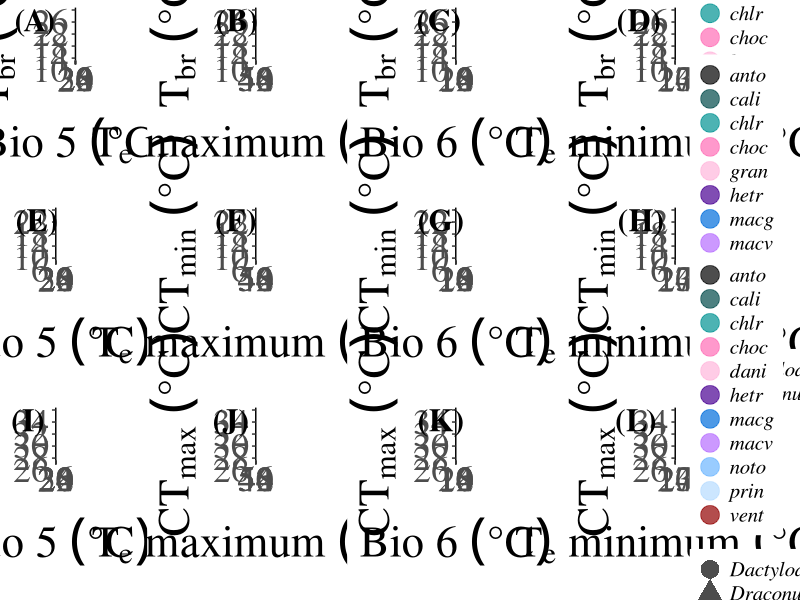

R code for this plot:
library(ggplot2)
library(plyr)
library(grid)
library(gridExtra)
library(cowplot)


##########################################################################
######                                                              ######
######         Box plot for CTmax, CTmin and Bio                    ######
######         vs Bio 5, Bio 6 and Te minimum and maximum           ######
######         uses "New_PGLS_CTmax_Sept24.csv"                     ######
######         uses "New_PGLS_CTmin_Sept24.csv"                     ######
######         uses "New_PGLS_Tb_Sept24.csv"                        ######
######                                                              ######
##########################################################################



setwd("C:/Users/jhanc/Box/Investigacion/Investigaciones/Side projects/Anolis/CT/Last_analysis/NewTree")


###############
####       ####
#### CTmax ####
####       ####
###############
data <- read.csv("New_PGLS_CTmax_Sept24.csv", header=1)
attach(data)
head(data)

# CTmax vs Bio 5
bio5_ctmax <- ggplot(data, aes(x = bio5, y = ctmax, shape = clade)) +
  geom_point(aes(color = Sp), size = 6, alpha = 0.7) +
  geom_abline(intercept = 15.9310, slope = 0.5716, linewidth=1.5, linetype="dashed") + #pgls.SEy regression results
  geom_abline(intercept = 11.452779, slope = 0.713292, linewidth=1.5, color = "#d8572a") + #Draconura
  geom_abline(intercept = 18.866082, slope = 0.459749, linewidth=1.5, color = "#004e98") + #Dactyloa
  
  scale_x_continuous(breaks = seq(20, 30, 2), limit = c(20, 30)) +
  scale_y_continuous(breaks = seq(26, 34, 2), limit = c(26, 34)) +
  theme_classic() +
  guides(col = guide_legend(nrow = 4, override.aes = list(size = 5)))+
  
  scale_color_manual(values=c("black", "#004949","#009292", "#ff6db6",
                              "#ffb6db","#490092", "#006ddb","#b66dff", 
                              "#6db6ff","#b6dbff", "#920000", "#924900",
                              "#24ff24","#ffff6d"),
                     breaks = c("antonii", "calimae", "chloris","chocorum", "danieli",
                                "heterodermus", "maculigula", "maculiventris",
                                "notopholis", "princeps", "ventrimaculatus"),
                     labels = c("anto", "cali", "chlr","choc", "dani",
                                "hetr", "macg", "macv",
                                "noto", "prin", "vent")) +
  
  theme(legend.position = "none",
        plot.margin = margin(0, 5, 1, 0.1, "cm"))+
  
  guides(color=guide_legend(ncol =2)) +
  
  xlab(expression(Bio~5~("°"*C))) +
  ylab(expression(CT[max]~("°"*C))) +
  
  theme(axis.text.x = element_text(family="serif", size = 26, lineheight = 0.9, vjust = 1)) +
  theme(axis.text.y = element_text(family="serif",size = 26, lineheight = 0.9, vjust = 1)) +
  theme(axis.title.y = element_text(family="serif",vjust=1.2, size=32)) +
  theme(axis.title.x = element_text(family="serif",vjust=-0.5, size=32))

# CTmax vs Te maximum
temax_ctmax <- ggplot(data, aes(x = Te_max, y = ctmax, shape = clade)) +
  geom_point(aes(color = Sp), size = 6, alpha = 0.7) +
  geom_abline(intercept = -6.844151, slope = 0.760776, linewidth=1.5, linetype="dashed") + #pgls.SEy regression results
  geom_abline(intercept = -29.422281, slope = 1.222725, linewidth=1.5, color = "#d8572a") + #Draconura
  geom_abline(intercept = 18.71631, slope = 0.2559653, linewidth=1.5, color = "#004e98") + #Dactyloa
  
  scale_x_continuous(breaks = seq(46, 54, 2), limit = c(46, 54)) +
  scale_y_continuous(breaks = seq(26, 34, 2), limit = c(26, 34)) +
  theme_classic() +
  guides(col = guide_legend(nrow = 4, override.aes = list(size = 5)))+
  
  scale_color_manual(values=c("black", "#004949","#009292", "#ff6db6",
                              "#ffb6db","#490092", "#006ddb","#b66dff", 
                              "#6db6ff","#b6dbff", "#920000", "#924900",
                              "#24ff24","#ffff6d"),
                     breaks = c("antonii", "calimae", "chloris","chocorum", "danieli",
                                "heterodermus", "maculigula", "maculiventris",
                                "notopholis", "princeps", "ventrimaculatus"),
                     labels = c("anto", "cali", "chlr","choc", "dani",
                                "hetr", "macg", "macv",
                                "noto", "prin", "vent")) +
  
  theme(legend.position = "none",
        plot.margin = margin(0, 5, 1, 0.1, "cm"))+
  
  guides(color=guide_legend(ncol =2)) +
  
  xlab(expression(T[e]~maximum~("°"*C))) +
  ylab(expression(CT[max]~("°"*C))) +
  
  theme(axis.text.x = element_text(family="serif", size = 26, lineheight = 0.9, vjust = 1)) +
  theme(axis.text.y = element_text(family="serif",size = 26, lineheight = 0.9, vjust = 1)) +
  theme(axis.title.y = element_text(family="serif",vjust=1.2, size=32)) +
  theme(axis.title.x = element_text(family="serif",vjust=-0.5, size=32))

# CTmax vs Bio 6
bio6_ctmax <- ggplot(data, aes(x = bio6, y = ctmax, shape = clade)) +
  geom_point(aes(color = Sp), size = 6, alpha = 0.7) +
  geom_abline(intercept = 20.315720, slope = 0.641102, linewidth=1.5, linetype="dashed") + #pgls.SEy regression results
  geom_abline(intercept = 17.242996 , slope = 0.768857, linewidth=1.5, color = "#d8572a") + #Draconura
  geom_abline(intercept = 21.853700, slope = 0.561776, linewidth=1.5, color = "#004e98") + #Dactyloa
  
  scale_x_continuous(breaks = seq(10, 20, 2), limit = c(10, 20)) +
  scale_y_continuous(breaks = seq(26, 34, 2), limit = c(26, 34)) +
  theme_classic() +
  guides(col = guide_legend(nrow = 4, override.aes = list(size = 5)))+
  
  scale_color_manual(values=c("black", "#004949","#009292", "#ff6db6",
                              "#ffb6db","#490092", "#006ddb","#b66dff", 
                              "#6db6ff","#b6dbff", "#920000", "#924900",
                              "#24ff24","#ffff6d"),
                     breaks = c("antonii", "calimae", "chloris","chocorum", "danieli",
                                "heterodermus", "maculigula", "maculiventris",
                                "notopholis", "princeps", "ventrimaculatus"),
                     labels = c("anto", "cali", "chlr","choc", "dani",
                                "hetr", "macg", "macv",
                                "noto", "prin", "vent")) +
  
  theme(legend.position = "none",
        plot.margin = margin(0, 5, 1, 0.1, "cm"))+
  
  guides(color=guide_legend(ncol =1)) +
  
  xlab(expression(Bio~6~("°"*C))) +
  ylab(expression(CT[max]~("°"*C))) +
  
  theme(axis.text.x = element_text(family="serif", size = 26, lineheight = 0.9, vjust = 1)) +
  theme(axis.text.y = element_text(family="serif",size = 26, lineheight = 0.9, vjust = 1)) +
  theme(axis.title.y = element_text(family="serif",vjust=1.2, size=32)) +
  theme(axis.title.x = element_text(family="serif",vjust=-0.5, size=32))

# CTmax vs Te minimum
temin_ctmax <- ggplot(data, aes(x = Te_min, y = ctmax, shape = clade)) +
  geom_point(aes(color = Sp), size = 6, alpha = 0.7) +
  geom_abline(intercept = 19.753145, slope = 0.539588, linewidth=1.5, linetype="dashed") + #pgls.SEy regression results
  geom_abline(intercept = 18.200217 , slope = 0.574302, linewidth=1.5, color = "#d8572a") + #Draconura
  geom_abline(intercept = 20.348435, slope = 0.534191, linewidth=1.5, color = "#004e98") + #Dactyloa
  
  scale_x_continuous(breaks = seq(14, 25, 3), limit = c(14, 25)) +
  scale_y_continuous(breaks = seq(26, 34, 2), limit = c(26, 34)) +
  theme_classic() +
  guides(col = guide_legend(nrow = 4, override.aes = list(size = 5)))+
  
  scale_color_manual(values=c("black", "#004949","#009292", "#ff6db6",
                              "#ffb6db","#490092", "#006ddb","#b66dff", 
                              "#6db6ff","#b6dbff", "#920000", "#924900",
                              "#24ff24","#ffff6d"),
                     breaks = c("antonii", "calimae", "chloris","chocorum", "danieli",
                                "heterodermus", "maculigula", "maculiventris",
                                "notopholis", "princeps", "ventrimaculatus"),
                     labels = c("anto", "cali", "chlr","choc", "dani",
                                "hetr", "macg", "macv",
                                "noto", "prin", "vent")) +
  
  theme(legend.key = element_rect(colour = "white"), 
        legend.background = element_rect(colour = "white"),
        legend.text=element_text(family="serif", size=15, face="italic"),
        legend.title=element_blank()) +
  
  guides(color=guide_legend(ncol =1)) +
  
  xlab(expression(T[e]~minimum~("°"*C))) +
  ylab(expression(CT[max]~("°"*C))) +
  
  theme(axis.text.x = element_text(family="serif", size = 26, lineheight = 0.9, vjust = 1)) +
  theme(axis.text.y = element_text(family="serif",size = 26, lineheight = 0.9, vjust = 1)) +
  theme(axis.title.y = element_text(family="serif",vjust=1.2, size=32)) +
  theme(axis.title.x = element_text(family="serif",vjust=-0.5, size=32))




###############
####       ####
#### CTmin ####
####       ####
###############
data2 = read.csv(file="New_PGLS_CTmin_Sept24.csv", header=TRUE)
attach(data2)
head(data2)

# CTmin vs Bio 5
bio5_ctmin <- ggplot(data2, aes(x = bio5, y = ctmin, shape = clade)) +
  geom_point(aes(color = Sp),  size = 6, alpha = 0.7) +
  geom_abline(intercept = 0.5804877, slope = 0.5354485, linewidth=1.5, linetype="dashed") + #pgls.SEy regression results
  geom_abline(intercept = 4.440307 , slope = 0.392901, linewidth=1.5, color = "#d8572a") + #Draconura
  geom_abline(intercept = -5.215360, slope = 0.773273, linewidth=1.5, color = "#004e98") + #Dactyloa
  
  scale_x_continuous(breaks = seq(20, 30, 2), limit = c(20, 30)) +
  scale_y_continuous(breaks = seq(6, 22, 4), limit = c(6, 22)) +
  theme_classic() +
  
  guides(col = guide_legend(nrow = 4, override.aes = list(size = 5)))+
  
  scale_color_manual(values=c("black", "#004949","#009292", "#ff6db6",
                              "#ffb6db","#490092", "#006ddb","#b66dff", 
                              "#6db6ff","#b6dbff", "#920000", "#924900",
                              "#24ff24","#ffff6d"),
                     breaks = c("antonii", "calimae", "chloris","chocorum", "granuliceps",
                                "heterodermus", "maculigula", "maculiventris",
                                "notopholis", "princeps", "ventrimaculatus"),
                     labels = c("anto", "cali", "chlr","choc", "gran",
                                "hetr", "macg", "macv",
                                "noto", "prin", "vent")) +
  
  theme(legend.position = "none",
        plot.margin = margin(0, 5, 1, 0.1, "cm"))+
  
  guides(color=guide_legend(ncol =2)) +
  
  xlab(expression(Bio~5~("°"*C))) +
  ylab(expression(CT[min]~("°"*C))) +
  
  theme(axis.text.x = element_text(family="serif", size = 26, lineheight = 0.9, vjust = 1)) +
  theme(axis.text.y = element_text(family="serif",size = 26, lineheight = 0.9, vjust = 1)) +
  theme(axis.title.y = element_text(family="serif",vjust=1.2, size=32)) +
  theme(axis.title.x = element_text(family="serif",vjust=-0.5, size=32))

# CTmin vs Te maximum
temax_ctmin <- ggplot(data2, aes(x = Te_max, y = ctmin, shape = clade)) +
  geom_point(aes(color = Sp),  size = 6, alpha = 0.7) +
  geom_abline(intercept = -25.762206, slope = 0.820738, linewidth=1.5, linetype="dashed") + #pgls.SEy regression results
  geom_abline(intercept = -18.120911, slope = 0.674655, linewidth=1.5, color = "#d8572a") + #Draconura
  geom_abline(intercept = -45.67668, slope = 1.21404, linewidth=1.5, color = "#004e98") + #Dactyloa
  
  scale_x_continuous(breaks = seq(46, 54, 2), limit = c(46, 54)) +
  scale_y_continuous(breaks = seq(6, 22, 4), limit = c(6, 22)) +
  theme_classic() +
  
  guides(col = guide_legend(nrow = 4, override.aes = list(size = 5)))+
  
  scale_color_manual(values=c("black", "#004949","#009292", "#ff6db6",
                              "#ffb6db","#490092", "#006ddb","#b66dff", 
                              "#6db6ff","#b6dbff", "#920000", "#924900",
                              "#24ff24","#ffff6d"),
                     breaks = c("antonii", "calimae", "chloris","chocorum", "granuliceps",
                                "heterodermus", "maculigula", "maculiventris",
                                "notopholis", "princeps", "ventrimaculatus"),
                     labels = c("anto", "cali", "chlr","choc", "gran",
                                "hetr", "macg", "macv",
                                "noto", "prin", "vent")) +
  
  theme(legend.position = "none",
        plot.margin = margin(0, 5, 1, 0.1, "cm"))+
  
  guides(color=guide_legend(ncol =2)) +
  
  xlab(expression(T[e]~maximum~("°"*C))) +
  ylab(expression(CT[min]~("°"*C))) +
  
  theme(axis.text.x = element_text(family="serif", size = 26, lineheight = 0.9, vjust = 1)) +
  theme(axis.text.y = element_text(family="serif",size = 26, lineheight = 0.9, vjust = 1)) +
  theme(axis.title.y = element_text(family="serif",vjust=1.2, size=32)) +
  theme(axis.title.x = element_text(family="serif",vjust=-0.5, size=32))


# CTmin vs Bio 6
bio6_ctmin <- ggplot(data2, aes(x = bio6, y = ctmin, shape = clade)) +
  geom_point(aes(color = Sp),  size = 6, alpha = 0.7) +
  geom_abline(intercept = 4.908335, slope = 0.585877, linewidth=1.5, linetype="dashed") + #pgls.SEy regression results
  geom_abline(intercept = 7.629717 , slope = 0.423507, linewidth=1.5, color = "#d8572a") + #Draconura
  geom_abline(intercept = 0.8420650, slope = 0.8721925, linewidth=1.5, color = "#004e98") + #Dactyloa
  
  scale_x_continuous(breaks = seq(10, 20, 2), limit = c(10, 20)) +
  scale_y_continuous(breaks = seq(6, 22, 4), limit = c(6, 22)) +
  theme_classic() +
  
  guides(col = guide_legend(nrow = 4, override.aes = list(size = 5)))+
  
  scale_color_manual(values=c("black", "#004949","#009292", "#ff6db6",
                              "#ffb6db","#490092", "#006ddb","#b66dff", 
                              "#6db6ff","#b6dbff", "#920000", "#924900",
                              "#24ff24","#ffff6d"),
                     breaks = c("antonii", "calimae", "chloris","chocorum", "granuliceps",
                                "heterodermus", "maculigula", "maculiventris",
                                "notopholis", "princeps", "ventrimaculatus"),
                     labels = c("anto", "cali", "chlr","choc", "gran",
                                "hetr", "macg", "macv",
                                "noto", "prin", "vent")) +
  
  theme(legend.position = "none",
        plot.margin = margin(0, 5, 1, 0.1, "cm"))+
  
  guides(color=guide_legend(ncol =1)) +
  
  xlab(expression(Bio~6~("°"*C))) +
  ylab(expression(CT[min]~("°"*C))) +
  
  theme(axis.text.x = element_text(family="serif", size = 26, lineheight = 0.9, vjust = 1)) +
  theme(axis.text.y = element_text(family="serif",size = 26, lineheight = 0.9, vjust = 1)) +
  theme(axis.title.y = element_text(family="serif",vjust=1.2, size=32)) +
  theme(axis.title.x = element_text(family="serif",vjust=-0.5, size=32))


# CTmin vs Te minimum
temin_ctmin <- ggplot(data2, aes(x = Te_min, y = ctmin, shape = clade)) +
  geom_point(aes(color = Sp),  size = 6, alpha = 0.7) +
  geom_abline(intercept = 5.529719, slope = 0.440040, linewidth=1.5, linetype="dashed") + #pgls.SEy regression results
  geom_abline(intercept = 8.156981 , slope = 0.316341, linewidth=1.5, color = "#d8572a") + #Draconura
  geom_abline(intercept = 2.4650459, slope = 0.6094424, linewidth=1.5, color = "#004e98") + #Dactyloa
 
  scale_x_continuous(breaks = seq(14, 25, 3), limit = c(14, 25)) +
  scale_y_continuous(breaks = seq(6, 22, 4), limit = c(6, 22)) +
  theme_classic() +
  
  guides(col = guide_legend(nrow = 4, override.aes = list(size = 5)))+
  
  scale_color_manual(values=c("black", "#004949","#009292", "#ff6db6",
                              "#ffb6db","#490092", "#006ddb","#b66dff", 
                              "#6db6ff","#b6dbff", "#920000", "#924900",
                              "#24ff24","#ffff6d"),
                     breaks = c("antonii", "calimae", "chloris","chocorum", "granuliceps",
                                "heterodermus", "maculigula", "maculiventris",
                                "notopholis", "princeps", "ventrimaculatus"),
                     labels = c("anto", "cali", "chlr","choc", "gran",
                                "hetr", "macg", "macv",
                                "noto", "prin", "vent")) +
  
  theme(legend.key = element_rect(colour = "white"), 
        legend.background = element_rect(colour = "white"),
        legend.text=element_text(family="serif", size=15, face="italic"),
        legend.title=element_blank()) +
  
  guides(color=guide_legend(ncol =1)) +
  
  xlab(expression(T[e]~minimum~("°"*C))) +
  ylab(expression(CT[min]~("°"*C))) +
  
  theme(axis.text.x = element_text(family="serif", size = 26, lineheight = 0.9, vjust = 1)) +
  theme(axis.text.y = element_text(family="serif",size = 26, lineheight = 0.9, vjust = 1)) +
  theme(axis.title.y = element_text(family="serif",vjust=1.2, size=32)) +
  theme(axis.title.x = element_text(family="serif",vjust=-0.5, size=32))




###############
####       ####
#### CTmin ####
####       ####
###############
data3 = read.csv(file="New_PGLS_Tb_Sept24.csv", header=TRUE)
attach(data3)
head(data3)

# Tb vs Bio 5
bio5_breadth <- ggplot(data3, aes(x = bio5, y = breadth, shape = clade)) +
  geom_point(aes(color = species),  size = 6, alpha = 0.7) +
  geom_abline(intercept = 20.69766, slope = -0.16847, linewidth=1.5, linetype="dashed") + #pgls regression results
  geom_abline(intercept = 13.087843 , slope = 0.099272, linewidth=1.5, color = "#d8572a") + #Draconura
  geom_abline(intercept = 23.42790, slope = -0.26674, linewidth=1.5, color = "#004e98") + #Dactyloa
  
  scale_x_continuous(breaks = seq(20, 30, 2), limit = c(20, 30)) +
  scale_y_continuous(breaks = seq(10, 26, 4), limit = c(10, 26)) +
  theme_classic() +
  
  guides(col = guide_legend(nrow = 4, override.aes = list(size = 5)))+
  
  scale_color_manual(values=c("black", "#004949","#009292", "#ff6db6",
                              "#ffb6db","#490092", "#006ddb","#b66dff", 
                              "#6db6ff","#b6dbff", "#920000", "#924900",
                              "#24ff24","#ffff6d"),
                     breaks = c("antonii", "calimae", "chloris","chocorum",
                                "heterodermus", "maculigula", "maculiventris",
                                "notopholis", "princeps", "ventrimaculatus"),
                     labels = c("anto", "cali", "chlr","choc",
                                "hetr", "macg", "macv",
                                "noto", "prin", "vent")) +
  
  theme(legend.position = "none",
        plot.margin = margin(0, 4, 1, 0.1, "cm"))+
  
  guides(color=guide_legend(ncol =2)) +
  
  xlab(expression(Bio~5~("°"*C))) +
  ylab(expression(T[br]~("°"*C))) +
  
  theme(axis.text.x = element_text(family="serif", size = 26, lineheight = 0.9, vjust = 1)) +
  theme(axis.text.y = element_text(family="serif",size = 26, lineheight = 0.9, vjust = 1)) +
  theme(axis.title.y = element_text(family="serif",vjust=1.2, size=32)) +
  theme(axis.title.x = element_text(family="serif",vjust=-0.5, size=32))


# Tb vs Te maximum
temax_breadth <- ggplot(data3, aes(x = te_max, y = breadth, shape = clade)) +
  geom_point(aes(color = species),  size = 6, alpha = 0.7) +
  geom_abline(intercept = 32.17876, slope = -0.32228, linewidth=1.5, linetype="dashed") + #pgls regression results
  geom_abline(intercept = 7.07250 , slope = 0.17674, linewidth=1.5, color = "#d8572a") + #Draconura
  geom_abline(intercept = 39.21984, slope = -0.45852, linewidth=1.5, color = "#004e98") + #Dactyloa
   
  scale_x_continuous(breaks = seq(46, 54, 2), limit = c(46, 54)) +
  scale_y_continuous(breaks = seq(10, 26, 4), limit = c(10, 26)) +
  theme_classic() +
  
  guides(col = guide_legend(nrow = 4, override.aes = list(size = 5)))+
  
  scale_color_manual(values=c("black", "#004949","#009292", "#ff6db6",
                              "#ffb6db","#490092", "#006ddb","#b66dff", 
                              "#6db6ff","#b6dbff", "#920000", "#924900",
                              "#24ff24","#ffff6d"),
                     breaks = c("antonii", "calimae", "chloris","chocorum",
                                "heterodermus", "maculigula", "maculiventris",
                                "notopholis", "princeps", "ventrimaculatus"),
                     labels = c("anto", "cali", "chlr","choc",
                                "hetr", "macg", "macv",
                                "noto", "prin", "vent")) +
  
  theme(legend.position = "none",
        plot.margin = margin(0, 5, 1, 0.1, "cm"))+
  
  guides(color=guide_legend(ncol =2)) +
  
  xlab(expression(T[e]~maximum~("°"*C))) +
  ylab(expression(T[br]~("°"*C))) +
  
  theme(axis.text.x = element_text(family="serif", size = 26, lineheight = 0.9, vjust = 1)) +
  theme(axis.text.y = element_text(family="serif",size = 26, lineheight = 0.9, vjust = 1)) +
  theme(axis.title.y = element_text(family="serif",vjust=1.2, size=32)) +
  theme(axis.title.x = element_text(family="serif",vjust=-0.5, size=32))


# Tb vs Bio 6
bio6_breadth <- ggplot(data3, aes(x = bio6, y = breadth, shape = clade)) +
  geom_point(aes(color = species),  size = 6, alpha = 0.7) +
  geom_abline(intercept = 19.29288, slope = -0.18169, linewidth=1.5, linetype="dashed") + #pgls regression results
  geom_abline(intercept = 13.89369 , slope =  0.10701, linewidth=1.5, color = "#d8572a") + #Draconura
  geom_abline(intercept = 20.73941 , slope = -0.25760, linewidth=1.5, color = "#004e98") + #Dactyloa
  
  scale_x_continuous(breaks = seq(10, 20, 2), limit = c(10, 20)) +
  scale_y_continuous(breaks = seq(10, 26, 4), limit = c(10, 26)) +
  theme_classic() +
  
  guides(col = guide_legend(nrow = 4, override.aes = list(size = 5)))+
  
  scale_color_manual(values=c("black", "#004949","#009292", "#ff6db6",
                              "#ffb6db","#490092", "#006ddb","#b66dff", 
                              "#6db6ff","#b6dbff", "#920000", "#924900",
                              "#24ff24","#ffff6d"),
                     breaks = c("antonii", "calimae", "chloris","chocorum",
                                "heterodermus", "maculigula", "maculiventris",
                                "notopholis", "princeps", "ventrimaculatus"),
                     labels = c("anto", "cali", "chlr","choc",
                                "hetr", "macg", "macv",
                                "noto", "prin", "vent")) +
  
  theme(legend.position = "none",
        plot.margin = margin(0, 5, 1, 0.1, "cm"))+
  
  guides(color=guide_legend(ncol =1)) +
  
  xlab(expression(Bio~6~("°"*C))) +
  ylab(expression(T[br]~("°"*C))) +
  
  theme(axis.text.x = element_text(family="serif", size = 26, lineheight = 0.9, vjust = 1)) +
  theme(axis.text.y = element_text(family="serif",size = 26, lineheight = 0.9, vjust = 1)) +
  theme(axis.title.y = element_text(family="serif",vjust=1.2, size=32)) +
  theme(axis.title.x = element_text(family="serif",vjust=-0.5, size=32))


# Tb vs Te minimum
temin_breadth <- ggplot(data3, aes(x = te_min, y = breadth, shape = clade)) +
  geom_point(aes(color = species),  size = 6, alpha = 0.7) +
  geom_abline(intercept = 18.92102, slope = -0.12676, linewidth=1.5, linetype="dashed") + #pgls regression results
  geom_abline(intercept = 14.026913 , slope =  0.079928, linewidth=1.5, color = "#d8572a") + #Draconura
  geom_abline(intercept = 20.39978 , slope = -0.18857, linewidth=1.5, color = "#004e98") + #Dactyloa
  
  scale_x_continuous(breaks = seq(14, 25, 3), limit = c(14, 25)) +
  scale_y_continuous(breaks = seq(10, 26, 4), limit = c(10, 26)) +
  theme_classic() +
  
  guides(col = guide_legend(nrow = 4, override.aes = list(size = 5)))+
  
  scale_color_manual(values=c("black", "#004949","#009292", "#ff6db6",
                              "#ffb6db","#490092", "#006ddb","#b66dff", 
                              "#6db6ff","#b6dbff", "#920000", "#924900",
                              "#24ff24","#ffff6d"),
                     breaks = c("antonii", "calimae", "chloris","chocorum",
                                "heterodermus", "maculigula", "maculiventris",
                                "notopholis", "princeps", "ventrimaculatus"),
                     labels = c("anto", "cali", "chlr","choc",
                                "hetr", "macg", "macv",
                                "noto", "prin", "vent")) +
  
  theme(legend.key = element_rect(colour = "white"), 
        legend.background = element_rect(colour = "white"),
        legend.text=element_text(family="serif", size=15, face="italic"),
        legend.title=element_blank()) +
  
  guides(color=guide_legend(ncol =1)) +
  
  xlab(expression(T[e]~minimum~("°"*C))) +
  ylab(expression(T[br]~("°"*C))) +
  
  theme(axis.text.x = element_text(family="serif", size = 26, lineheight = 0.9, vjust = 1)) +
  theme(axis.text.y = element_text(family="serif",size = 26, lineheight = 0.9, vjust = 1)) +
  theme(axis.title.y = element_text(family="serif",vjust=1.2, size=32)) +
  theme(axis.title.x = element_text(family="serif",vjust=-0.5, size=32))






################################
####                        ####
####  Let's save our plot   ####
####                        ####
################################

##############
## Let's save our plot
png("BoxPlot_Sept25_Supp.png", height = 16, width = 24, units = "in", res = 300)


plot_grid(bio5_breadth, temax_breadth, bio6_breadth,  temin_breadth, 
          bio5_ctmin, temax_ctmin, bio6_ctmin, temin_ctmin,
          bio5_ctmax, temax_ctmax, bio6_ctmax, temin_ctmax,
          labels = c("(A)", "(B)", "(C)","(D)", "(E)", "(F)", "(G)", "(H)", "(I)","(J)", "(K)", "(L)"), 
          ncol = 4, nrow = 3, label_fontfamily = "serif", label_size = 23, 
          align = "h", label_x = -0.03, label_y = 1.009, label_fontface = "bold")

dev.off()
